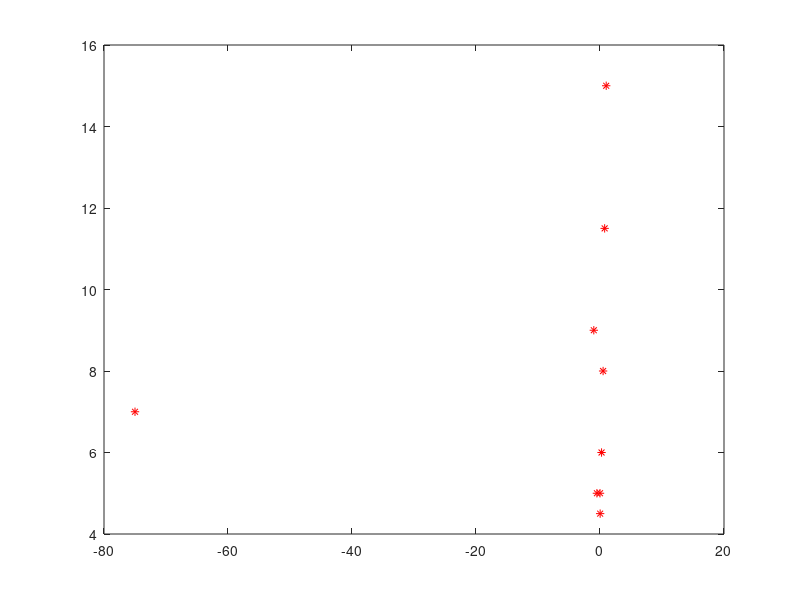

Reproduce this figure in MATLAB. (Note: this script raises an error after producing the figure.)
clear all;clf;
x=[-1 -075 -.5 .025 0 .25 .5 .75 1]';
y=[9, 7 5 4.5 5 6 8 11.5 15]';
m=length(x); plot(x,y,'*r'); hold on
n=2; T0=[0 0 1]; T1=[0 1 0];T2=[2 0-1];
A=zeros(n+1,n+1); b=zeros(n+1,1);
A(1,1)=n;A(1,2)=sum(x);A(1,3)=sum(polyval(T2,x));
A(2,1)=A(1,2); A(2,2)=x'*x;
A(2,3)=polyval(T2,x)'*x;
A(3,1)=A(1,3);A(3,2)=A(2,3);A(3,3)=polyval(T2,x)'*polyval(T2,x);
b(1)=sum(y);b(2)=x'*y;b(3)=y'*polyval(T2,x);
C=A\b; % Solve normal equations.
Curve=C(1)'*T0+C(2)'*T1+C(3)'*T2;
xx=linespace(-1,1); plot(xx,polyval(Curve,xx))